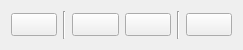
<?xml version="1.0" encoding="UTF-8"?>
<ui version="4.0">
 <class>Line2P</class>
 <widget class="QWidget" name="Line2P">
  <property name="geometry">
   <rect>
    <x>0</x>
    <y>0</y>
    <width>243</width>
    <height>50</height>
   </rect>
  </property>
  <layout class="QHBoxLayout" name="horizontalLayout">
   <item>
    <widget class="QToolButton" name="Close">
     <property name="sizePolicy">
      <sizepolicy hsizetype="Preferred" vsizetype="Fixed">
       <horstretch>0</horstretch>
       <verstretch>0</verstretch>
      </sizepolicy>
     </property>
     <property name="toolTip">
      <string>Close Sequence</string>
     </property>
     <property name="icon">
      <iconset>
       <normaloff>CloseSequence.svg</normaloff>CloseSequence.svg</iconset>
     </property>
     <property name="shortcut">
      <string>,, C</string>
     </property>
    </widget>
   </item>
   <item>
    <widget class="Line" name="line">
     <property name="orientation">
      <enum>Qt::Vertical</enum>
     </property>
    </widget>
   </item>
   <item>
    <widget class="QToolButton" name="Undo">
     <property name="sizePolicy">
      <sizepolicy hsizetype="Preferred" vsizetype="Fixed">
       <horstretch>0</horstretch>
       <verstretch>0</verstretch>
      </sizepolicy>
     </property>
     <property name="toolTip">
      <string>Undo Previous Segment</string>
     </property>
     <property name="icon">
      <iconset>
       <normaloff>UndoSegment.svg</normaloff>UndoSegment.svg</iconset>
     </property>
     <property name="shortcut">
      <string>,, U</string>
     </property>
    </widget>
   </item>
   <item>
    <widget class="QToolButton" name="Redo">
     <property name="sizePolicy">
      <sizepolicy hsizetype="Preferred" vsizetype="Fixed">
       <horstretch>0</horstretch>
       <verstretch>0</verstretch>
      </sizepolicy>
     </property>
     <property name="toolTip">
      <string>Redo Segment</string>
     </property>
     <property name="icon">
      <iconset>
       <normaloff>RedoSegment.svg</normaloff>RedoSegment.svg</iconset>
     </property>
     <property name="shortcut">
      <string>,, R</string>
     </property>
    </widget>
   </item>
   <item>
    <widget class="Line" name="line_2">
     <property name="orientation">
      <enum>Qt::Vertical</enum>
     </property>
    </widget>
   </item>
   <item>
    <widget class="QToolButton" name="Restrict">
     <property name="sizePolicy">
      <sizepolicy hsizetype="Preferred" vsizetype="Fixed">
       <horstretch>0</horstretch>
       <verstretch>0</verstretch>
      </sizepolicy>
     </property>
     <property name="toolTip">
      <string>Restrict length or angle</string>
     </property>
     <property name="icon">
      <iconset>
       <normaloff>../../../Snap/RestrictAngleLength/RestrictAngleLength.svg</normaloff>../../../Snap/RestrictAngleLength/RestrictAngleLength.svg</iconset>
     </property>
     <property name="checkable">
      <bool>true</bool>
     </property>
     <property name="checked">
      <bool>false</bool>
     </property>
    </widget>
   </item>
  </layout>
 </widget>
 <resources/>
 <connections/>
</ui>
